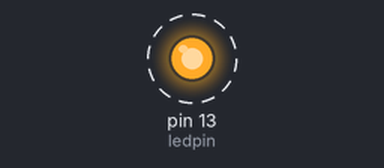
The sketch below on a simulated Arduino Uno, built with avr-gcc and run on an emulated ATmega328P. Shown: output pins drawn as LEDs (lit = HIGH). Dashed ring = blinking. What the sketch prints to the serial monitor is not drawn.

Above: at 0.2 s.
Timing chart, 0 to 3.5 s (numbered marks = the images above):
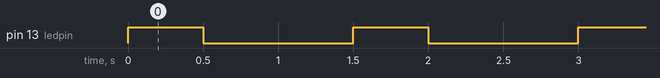

Measured:
- by itself, pin 13 (ledpin): alternates HIGH for 0.50 s and LOW for 1.0 s

The sketch:

Exp5_LED_Blink.ino
```cpp
int ledpin = 13;

void setup() {
    pinMode(ledpin, OUTPUT);
    Serial.begin(9600);
}

void loop() {

    digitalWrite(ledpin, HIGH);
    Serial.println("LED ON");
    delay(500);

    digitalWrite(ledpin, LOW);
    Serial.println("LED OFF");
    delay(1000);
}
```
